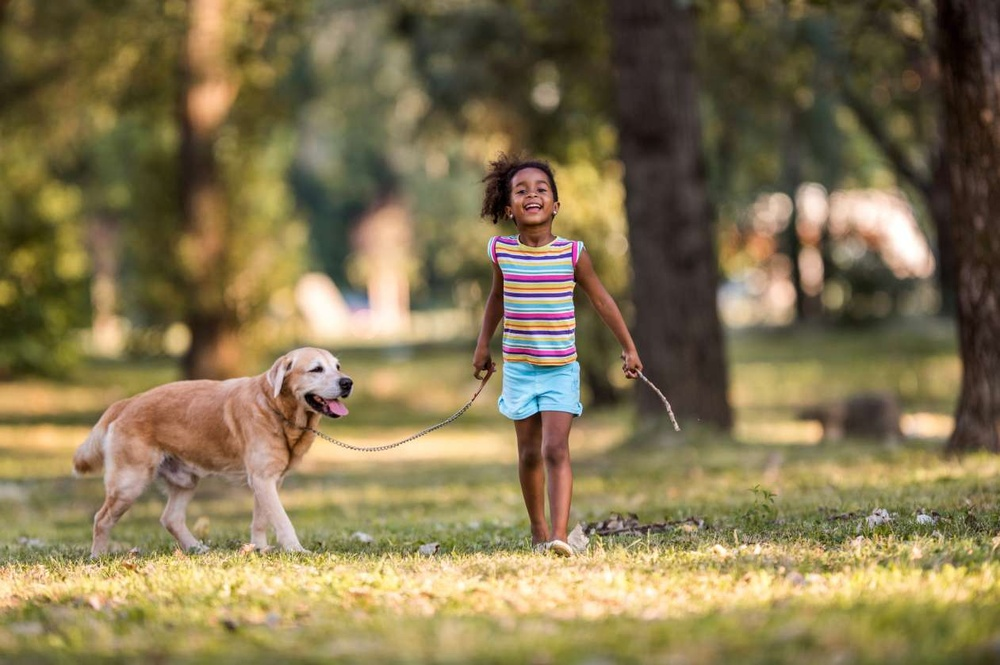
#> input picture YOLO Tutorial/image.jpg, 1000 x 665 px, shrunk from 1261 x 839 before the run
$ python image-filer.py
#> lines starting #> are read from the running program, lines starting #| are printed output that depends on the picture; after the words box and inside, x2 and y2 are one past the last pixel; in counts of white or black regions, pixels touching at a corner belong together
import cv2
import numpy as np


def apply_grayscale(image):
    return cv2.cvtColor(image, cv2.COLOR_BGR2GRAY)


def apply_sepia(image):
    sepia_filter = np.array(
        [[0.272, 0.534, 0.131], [0.349, 0.686, 0.168], [0.393, 0.769, 0.189]]
    )
    return cv2.transform(image, sepia_filter)


def apply_negative(image):
    return cv2.bitwise_not(image)


def apply_canny_edge(image):
    gray = cv2.cvtColor(image, cv2.COLOR_BGR2GRAY)
    return cv2.Canny(gray, 100, 200)


def apply_blur(image):
    return cv2.GaussianBlur(image, (15, 15), 0)


def main():
    image_path = input("Enter the path of the image: ")
#> the answer given: ../YOLO Tutorial/image.jpg
    image = cv2.imread(image_path)
#> image is the input picture: shape (665, 1000, 3); mean B, G, R 80.6, 118, 132.9

    if image is None:
        print("Error: Could not load the image. Check the file path.")
        return

    image_copy = image.copy()

    while True:
        cv2.imshow("Filtered Image", image)

        key = cv2.waitKey(1) & 0xFF
#> (key e is pressed here)
        if key == ord("g"):  # Press 'g' for grayscale
            image = apply_grayscale(image_copy)
        elif key == ord("s"):  # Press 's' for sepia
            image = apply_sepia(image_copy)
        elif key == ord("n"):  # Press 'n' for negative
            image = apply_negative(image_copy)
        elif key == ord("e"):  # Press 'e' for edge detection
            image = apply_canny_edge(image_copy)
#> in apply_canny_edge, `gray = cv2.cvtColor(image, cv2.COLOR_BGR2GRAY)`:
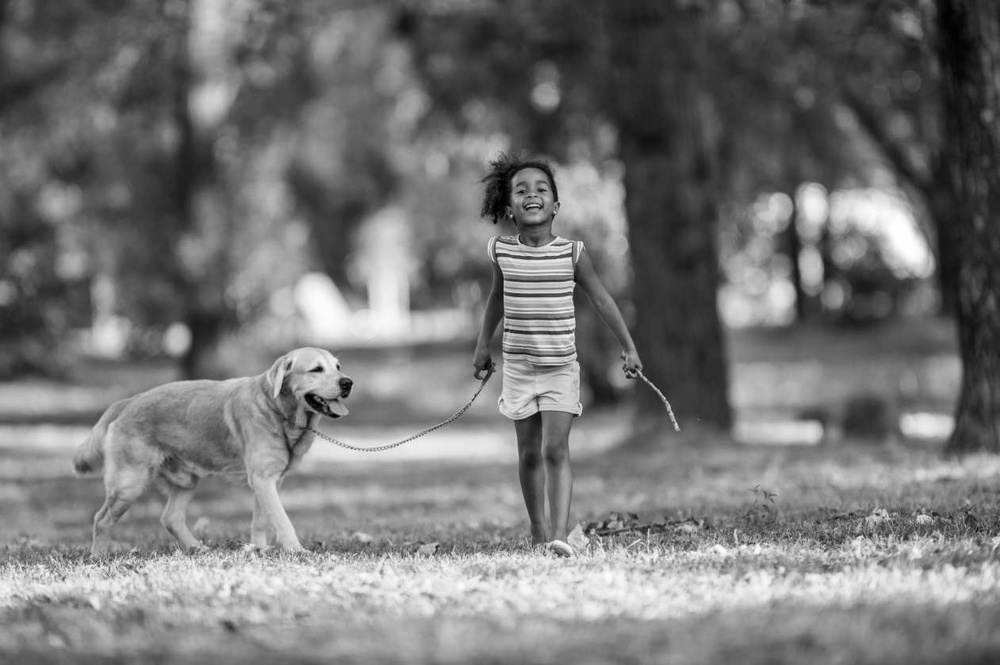
#> gray: shape (665, 1000); min 0, max 255, mean 118.2
#> in apply_canny_edge, `return cv2.Canny(gray, 100, 200)`:
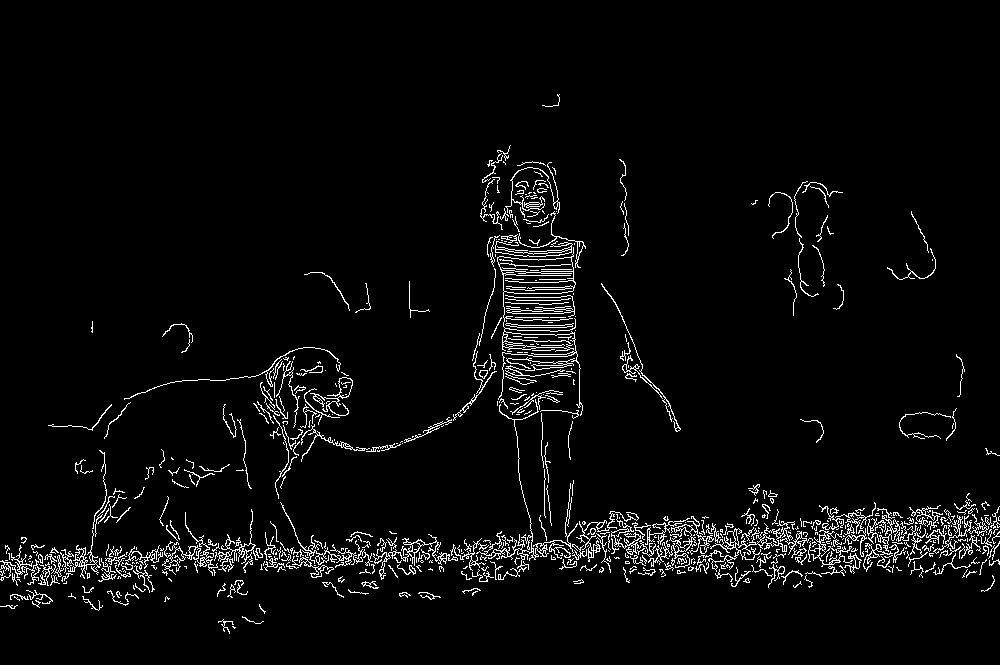
#> returned value: shape (665, 1000); 3.8% white in thin lines or dots, all inside (x1, y1, x2, y2) = (0, 94, 1000, 634)
        elif key == ord("b"):  # Press 'b' for blur
            image = apply_blur(image_copy)
        elif key == ord("q"):  # Press 'q' to exit
            break

    cv2.destroyAllWindows()


if __name__ == "__main__":
    main()
